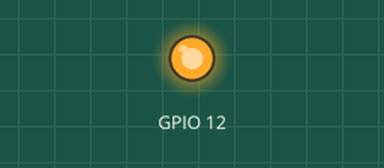
Simulated run of this program. Board: Raspberry Pi (BCM pin numbers). Parts: output pins drawn as LEDs (lit = HIGH). What the program prints to the terminal is not drawn. At 6.0 s the program stops and its outputs stay as they are.

Above: at 0.1 s.
At 5.6 s:
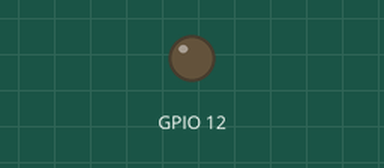
Timing chart, 0 to 7.1 s (numbered marks = the images above):
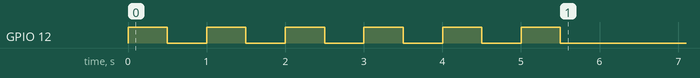

The program:

light.py
```python
#!/usr/bin/env python3
# -*- coding: utf-8 -*-
import RPi.GPIO as GPIO
import time
import sys
import string

# Light class
class Light():
	def __init__(self, pin, times):
		self.times = 0
		self.pin = pin
		self.pins = [5, 6, 12, 13, 16, 17, 18, 19, 20, 21, 22, 23, 24, 25, 26, 27]
		self.up_time = 0.5
		self.down_time = 0.5
		self.check_pin(pin)
		self.set_times(times)
		self.run(self.times)

	def run(self, times):
		self.setup(self.pin)
		self.set_times(times)
		try:
			self.loop(self.pin, self.times)
		except KeyboardInterrupt:
			self.destroy(self.pin)

	def set_times(self, times):
		self.times = times

	def check_pin(self, pin):
		if pin in self.pins:
			print('%d 是有效编号' %pin)
		else:
			print('只能输入以下有效的pin编号')
			for i in self.pins:
				print(i)
			exit()

	def setup(self, pin):
		GPIO.setmode(GPIO.BCM)
		GPIO.setup(pin, GPIO.OUT)
		GPIO.output(pin, GPIO.LOW)

	def loop(self, pin, times):
		for i in range(0, times):
			GPIO.output(pin, GPIO.HIGH)
			print('light up')
			time.sleep(self.up_time)
			GPIO.output(pin, GPIO.LOW)
			print('light down')
			time.sleep(self.down_time)

	def destroy(self, pin):
		GPIO.output(pin, GPIO.LOW)
		GPIO.setup(pin, GPIO.IN)


if __name__ == '__main__':
	print('1')
	light = Light(12, 2)
	print('2')
	light.run(4)
```
